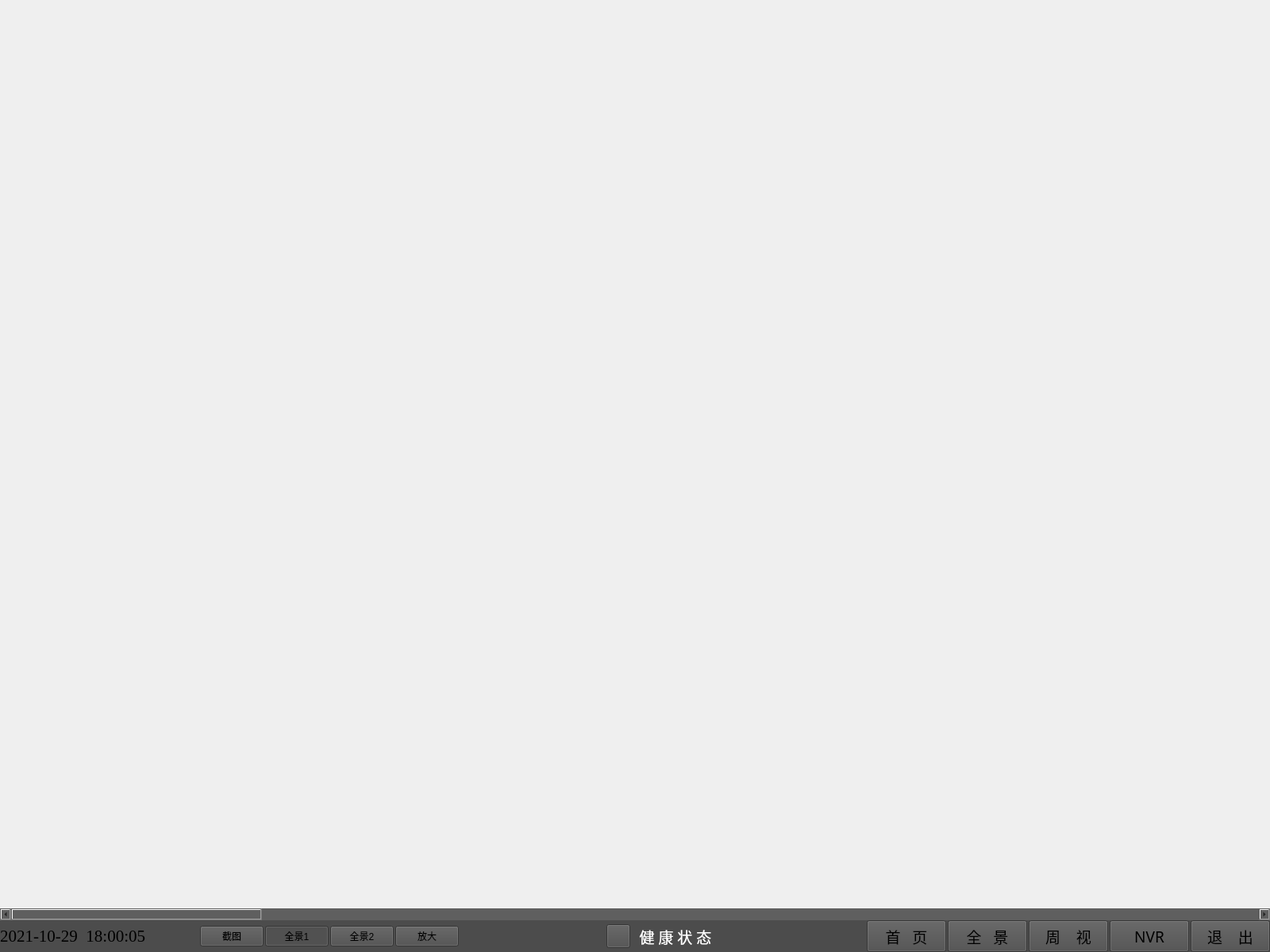
<?xml version="1.0" encoding="UTF-8"?>
<ui version="4.0">
 <class>MainWindow</class>
 <widget class="QMainWindow" name="MainWindow">
  <property name="geometry">
   <rect>
    <x>0</x>
    <y>0</y>
    <width>1600</width>
    <height>1200</height>
   </rect>
  </property>
  <property name="windowTitle">
   <string>MainWindow</string>
  </property>
  <property name="windowOpacity">
   <double>1.000000000000000</double>
  </property>
  <widget class="QWidget" name="centralwidget">
   <widget class="QWidget" name="widget" native="true">
    <property name="geometry">
     <rect>
      <x>0</x>
      <y>1160</y>
      <width>1600</width>
      <height>40</height>
     </rect>
    </property>
    <property name="minimumSize">
     <size>
      <width>0</width>
      <height>40</height>
     </size>
    </property>
    <property name="maximumSize">
     <size>
      <width>16777215</width>
      <height>40</height>
     </size>
    </property>
    <property name="styleSheet">
     <string notr="true">background-color: rgb(76,76,76);</string>
    </property>
    <layout class="QHBoxLayout" name="horizontalLayout">
     <property name="spacing">
      <number>2</number>
     </property>
     <property name="sizeConstraint">
      <enum>QLayout::SetNoConstraint</enum>
     </property>
     <property name="topMargin">
      <number>0</number>
     </property>
     <property name="bottomMargin">
      <number>0</number>
     </property>
     <item>
      <widget class="TimerSetter" name="lbDateTime">
       <property name="minimumSize">
        <size>
         <width>250</width>
         <height>40</height>
        </size>
       </property>
       <property name="font">
        <font>
         <family>Times New Roman</family>
         <pointsize>16</pointsize>
         <weight>50</weight>
         <italic>false</italic>
         <bold>false</bold>
        </font>
       </property>
       <property name="text">
        <string>2021-10-29  18:00:05</string>
       </property>
      </widget>
     </item>
     <item>
      <widget class="QPushButton" name="btnCapture">
       <property name="text">
        <string>截图</string>
       </property>
      </widget>
     </item>
     <item>
      <widget class="QPushButton" name="btnQJ1">
       <property name="text">
        <string>全景1</string>
       </property>
       <property name="checkable">
        <bool>true</bool>
       </property>
       <property name="checked">
        <bool>true</bool>
       </property>
      </widget>
     </item>
     <item>
      <widget class="QPushButton" name="btnQJ2">
       <property name="text">
        <string>全景2</string>
       </property>
       <property name="checkable">
        <bool>true</bool>
       </property>
       <property name="checked">
        <bool>false</bool>
       </property>
      </widget>
     </item>
     <item>
      <widget class="QPushButton" name="btnZoomRestore">
       <property name="text">
        <string>放大</string>
       </property>
       <property name="checkable">
        <bool>true</bool>
       </property>
      </widget>
     </item>
     <item>
      <spacer name="horizontalSpacer">
       <property name="orientation">
        <enum>Qt::Horizontal</enum>
       </property>
       <property name="sizeHint" stdset="0">
        <size>
         <width>40</width>
         <height>20</height>
        </size>
       </property>
      </spacer>
     </item>
     <item>
      <widget class="QPushButton" name="BtnHealthLed">
       <property name="minimumSize">
        <size>
         <width>30</width>
         <height>30</height>
        </size>
       </property>
       <property name="maximumSize">
        <size>
         <width>30</width>
         <height>30</height>
        </size>
       </property>
       <property name="styleSheet">
        <string notr="true">border-image: url(:/resource/green.png);</string>
       </property>
       <property name="text">
        <string/>
       </property>
      </widget>
     </item>
     <item>
      <widget class="QPushButton" name="BtnHealthState">
       <property name="enabled">
        <bool>true</bool>
       </property>
       <property name="minimumSize">
        <size>
         <width>110</width>
         <height>0</height>
        </size>
       </property>
       <property name="maximumSize">
        <size>
         <width>16777215</width>
         <height>40</height>
        </size>
       </property>
       <property name="font">
        <font>
         <family>华文黑体</family>
         <pointsize>14</pointsize>
        </font>
       </property>
       <property name="styleSheet">
        <string notr="true">color:rgb(255,255,255);
border:0px;
</string>
       </property>
       <property name="text">
        <string>健 康 状 态</string>
       </property>
      </widget>
     </item>
     <item>
      <spacer name="horizontalSpacer_2">
       <property name="orientation">
        <enum>Qt::Horizontal</enum>
       </property>
       <property name="sizeHint" stdset="0">
        <size>
         <width>40</width>
         <height>20</height>
        </size>
       </property>
      </spacer>
     </item>
     <item>
      <widget class="QPushButton" name="BtnMainWgt">
       <property name="minimumSize">
        <size>
         <width>100</width>
         <height>0</height>
        </size>
       </property>
       <property name="maximumSize">
        <size>
         <width>16777215</width>
         <height>40</height>
        </size>
       </property>
       <property name="font">
        <font>
         <family>华文黑体</family>
         <pointsize>14</pointsize>
        </font>
       </property>
       <property name="styleSheet">
        <string notr="true">QPushButton{
    color:rgb(0,0,0);
     border-image: url(:/resource/button1.png);
} </string>
       </property>
       <property name="text">
        <string>首   页</string>
       </property>
      </widget>
     </item>
     <item>
      <widget class="QPushButton" name="BtnQuanjing">
       <property name="minimumSize">
        <size>
         <width>100</width>
         <height>0</height>
        </size>
       </property>
       <property name="maximumSize">
        <size>
         <width>16777215</width>
         <height>40</height>
        </size>
       </property>
       <property name="font">
        <font>
         <family>华文黑体</family>
         <pointsize>14</pointsize>
        </font>
       </property>
       <property name="styleSheet">
        <string notr="true">QPushButton{
    color:rgb(0,0,0);
     border-image: url(:/resource/button1.png);
}  </string>
       </property>
       <property name="text">
        <string>全   景</string>
       </property>
      </widget>
     </item>
     <item>
      <widget class="QPushButton" name="BtnZhouShi">
       <property name="minimumSize">
        <size>
         <width>100</width>
         <height>0</height>
        </size>
       </property>
       <property name="maximumSize">
        <size>
         <width>16777215</width>
         <height>40</height>
        </size>
       </property>
       <property name="font">
        <font>
         <family>华文黑体</family>
         <pointsize>14</pointsize>
        </font>
       </property>
       <property name="styleSheet">
        <string notr="true">QPushButton{
    color:rgb(0,0,0);
     border-image: url(:/resource/button1.png);
} </string>
       </property>
       <property name="text">
        <string>周    视</string>
       </property>
      </widget>
     </item>
     <item>
      <widget class="QPushButton" name="BtnNVR">
       <property name="minimumSize">
        <size>
         <width>100</width>
         <height>0</height>
        </size>
       </property>
       <property name="maximumSize">
        <size>
         <width>16777215</width>
         <height>40</height>
        </size>
       </property>
       <property name="font">
        <font>
         <family>华文黑体</family>
         <pointsize>14</pointsize>
        </font>
       </property>
       <property name="styleSheet">
        <string notr="true">QPushButton{
    color:rgb(0,0,0);
     border-image: url(:/resource/button1.png);
} </string>
       </property>
       <property name="text">
        <string>NVR</string>
       </property>
      </widget>
     </item>
     <item>
      <widget class="QPushButton" name="BtnExit">
       <property name="minimumSize">
        <size>
         <width>100</width>
         <height>0</height>
        </size>
       </property>
       <property name="maximumSize">
        <size>
         <width>16777215</width>
         <height>40</height>
        </size>
       </property>
       <property name="font">
        <font>
         <family>华文黑体</family>
         <pointsize>14</pointsize>
        </font>
       </property>
       <property name="styleSheet">
        <string notr="true">QPushButton{
    color:rgb(0,0,0);
     border-image: url(:/resource/button1.png);
} </string>
       </property>
       <property name="text">
        <string>退    出</string>
       </property>
      </widget>
     </item>
    </layout>
   </widget>
   <widget class="QScrollBar" name="horizontalScrollBar">
    <property name="geometry">
     <rect>
      <x>0</x>
      <y>1145</y>
      <width>1600</width>
      <height>15</height>
     </rect>
    </property>
    <property name="styleSheet">
     <string notr="true">background-color: rgb(95, 95, 95);</string>
    </property>
    <property name="minimum">
     <number>1</number>
    </property>
    <property name="maximum">
     <number>100</number>
    </property>
    <property name="singleStep">
     <number>5</number>
    </property>
    <property name="pageStep">
     <number>25</number>
    </property>
    <property name="orientation">
     <enum>Qt::Horizontal</enum>
    </property>
   </widget>
  </widget>
 </widget>
 <customwidgets>
  <customwidget>
   <class>TimerSetter</class>
   <extends>QLabel</extends>
   <header location="global">timersetter.h</header>
  </customwidget>
 </customwidgets>
 <resources/>
 <connections>
  <connection>
   <sender>BtnMainWgt</sender>
   <signal>clicked()</signal>
   <receiver>MainWindow</receiver>
   <slot>OnClickedBtnMainWgt()</slot>
   <hints>
    <hint type="sourcelabel">
     <x>1340</x>
     <y>1170</y>
    </hint>
    <hint type="destinationlabel">
     <x>1315</x>
     <y>1128</y>
    </hint>
   </hints>
  </connection>
  <connection>
   <sender>BtnZhouShi</sender>
   <signal>clicked()</signal>
   <receiver>MainWindow</receiver>
   <slot>OnClickedBtnZhouShi()</slot>
   <hints>
    <hint type="sourcelabel">
     <x>1443</x>
     <y>1168</y>
    </hint>
    <hint type="destinationlabel">
     <x>1408</x>
     <y>1125</y>
    </hint>
   </hints>
  </connection>
  <connection>
   <sender>BtnExit</sender>
   <signal>clicked()</signal>
   <receiver>MainWindow</receiver>
   <slot>OnClickedBtnExit()</slot>
   <hints>
    <hint type="sourcelabel">
     <x>1564</x>
     <y>1175</y>
    </hint>
    <hint type="destinationlabel">
     <x>1512</x>
     <y>1123</y>
    </hint>
   </hints>
  </connection>
 </connections>
 <slots>
  <slot>OnClickedBtnMainWgt()</slot>
  <slot>OnClickedBtnExit()</slot>
  <slot>OnClickedBtnZhouShi()</slot>
 </slots>
</ui>
